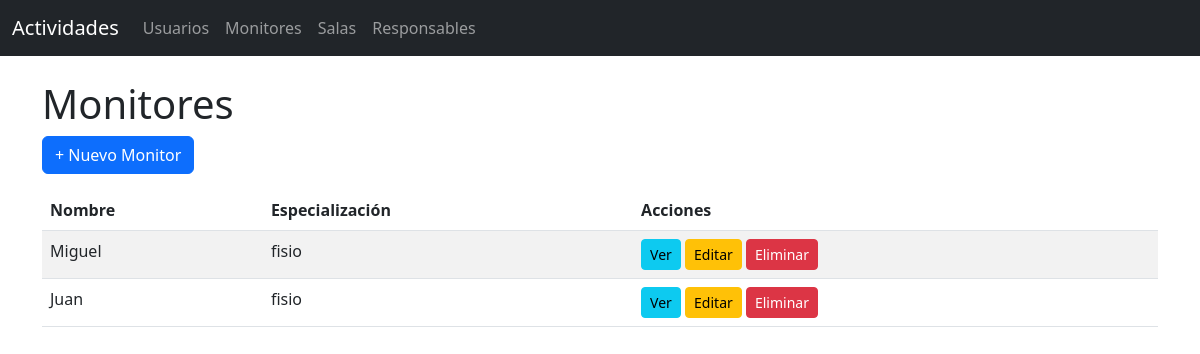
The page /monitores/ on the database its author committed.
### actividades/models.py (models this page shows, shortened)
class Monitor(models.Model):
    nombre = models.CharField(max_length=100)
    especializacion = models.CharField(max_length=100)

### actividades/views.py (the view)
# urls.py: path('monitores/', views.lista_monitores, name='lista_monitores'),
def lista_monitores(request):
    monitores = Monitor.objects.all()
    return render(request, 'monitores/lista_monitores.html', {'monitores': monitores})

### actividades/templates/monitores/lista_monitores.html (shortened to what this page needs)
{% extends 'base.html' %}
{% block content %}
<h1>Monitores</h1>
<a href="{% url 'crear_monitor' %}" class="btn btn-primary mb-3">+ Nuevo Monitor</a>
<table class="table table-striped">
    <thead>
        <tr>
            <th>Nombre</th>
            <th>Especialización</th>
            <th>Acciones</th>
        </tr>
    </thead>
    <tbody>
        {% for monitor in monitores %}
        <tr>
            <td>{{ monitor.nombre }}</td>
            <td>{{ monitor.especializacion }}</td>
            <td>
                <a href="{% url 'detalle_monitor' monitor.id %}" class="btn btn-sm btn-info">Ver</a>
                <a href="{% url 'editar_monitor' monitor.id %}" class="btn btn-sm btn-warning">Editar</a>
                <a href="{% url 'eliminar_monitor' monitor.id %}" class="btn btn-sm btn-danger">Eliminar</a>
            </td>
        </tr>
        {% empty %}
        <tr><td colspan="3">No hay monitores registrados.</td></tr>
        {% endfor %}
    </tbody>
</table>
{% endblock %}

### rows shown on the page
Monitor: nombre "Miguel", especializacion "fisio"
Monitor: nombre "Juan", especializacion "fisio"
